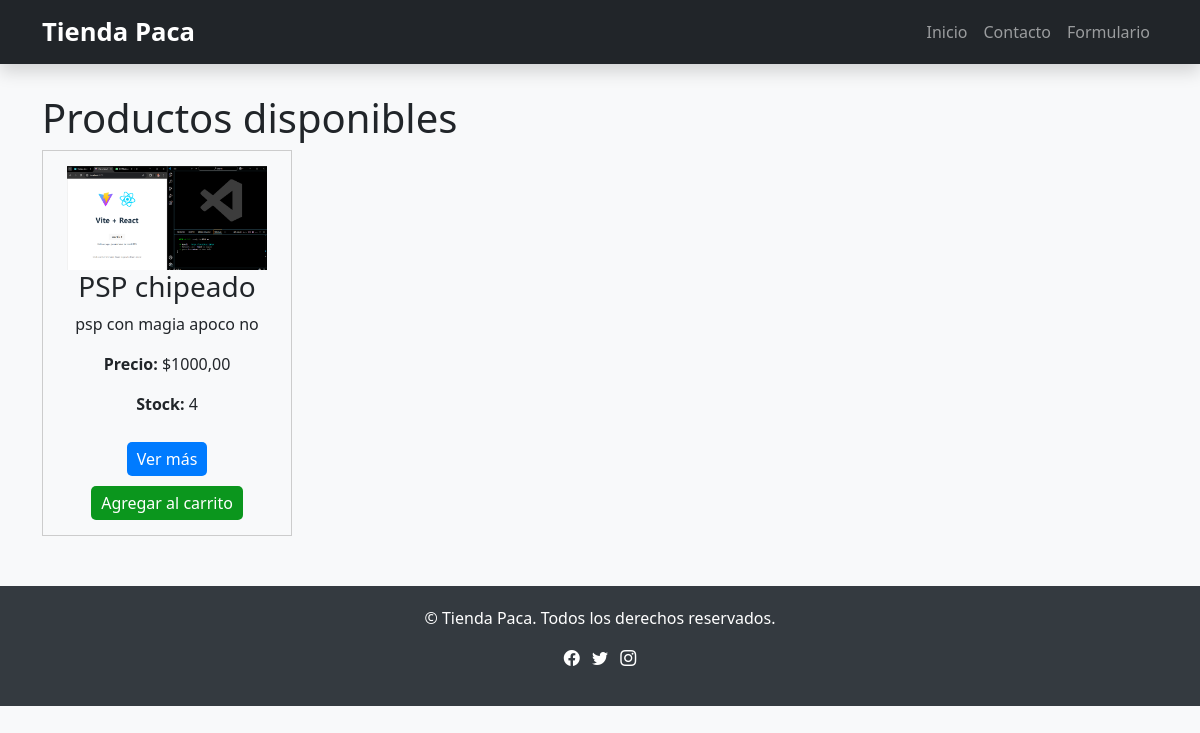
The page / on the database its author committed.
### productos/models.py (models this page shows, shortened)
class Producto(models.Model):
    nombre = models.CharField(max_length=200)
    descripcion = models.TextField()
    foto = models.ImageField(upload_to='productos/')
    precio = models.DecimalField(max_digits=8, decimal_places=2)
    stock = models.PositiveIntegerField(default=0)
    class Meta:
        verbose_name = "Producto"
        verbose_name_plural = "Productos"

### productos/views.py (the view)
# urls.py: path('', views.principal, name='principal'),  # Página principal
def principal(request):
    productos = Producto.objects.all()
    return render(request, "productos/principal.html", {"productos": productos})

### productos/templates/productos/principal.html
{% extends "productos/encabezado.html" %}
{% block content %}
<h1>Productos disponibles</h1>
<div style="display: flex; flex-wrap: wrap; gap: 20px;">
    {% for producto in productos %}
        <div style="border:1px solid #ccc; padding:15px; width:250px; text-align:center;">
            {% if producto.foto %}
                <img src="{{ producto.foto.url }}" alt="{{ producto.nombre }}" style="max-width:200px; height:auto;">
            {% endif %}
            <h3>{{ producto.nombre }}</h3>
            <p>{{ producto.descripcion }}</p>
            <p><strong>Precio:</strong> ${{ producto.precio }}</p>
            <p><strong>Stock:</strong> {{ producto.stock }}</p>
            <a href="{% url 'detalle_producto' producto.id %}">
            <button style="margin-top:10px; background:#007bff; color:white; border:none; padding:5px 10px; border-radius:5px; cursor:pointer;">
                Ver más
            </button>
            </a>
            <a href="{% url 'agregar_al_carrito' producto.id %}">
            <button style="margin-top:10px; background:#0b961d; color:white; border:none; padding:5px 10px; border-radius:5px; cursor:pointer;">
            Agregar al carrito</button>
            </a>
        </div>
    {% endfor %}
</div>
{% endblock %}

### productos/templates/productos/encabezado.html (style rules this page uses)
body { padding-top: 70px; background-color: #f8f9fa; }

### rows shown on the page
Producto: foto (picture), nombre "PSP chipeado", descripcion "psp con magia apoco no", precio "1000,00", stock "4"
